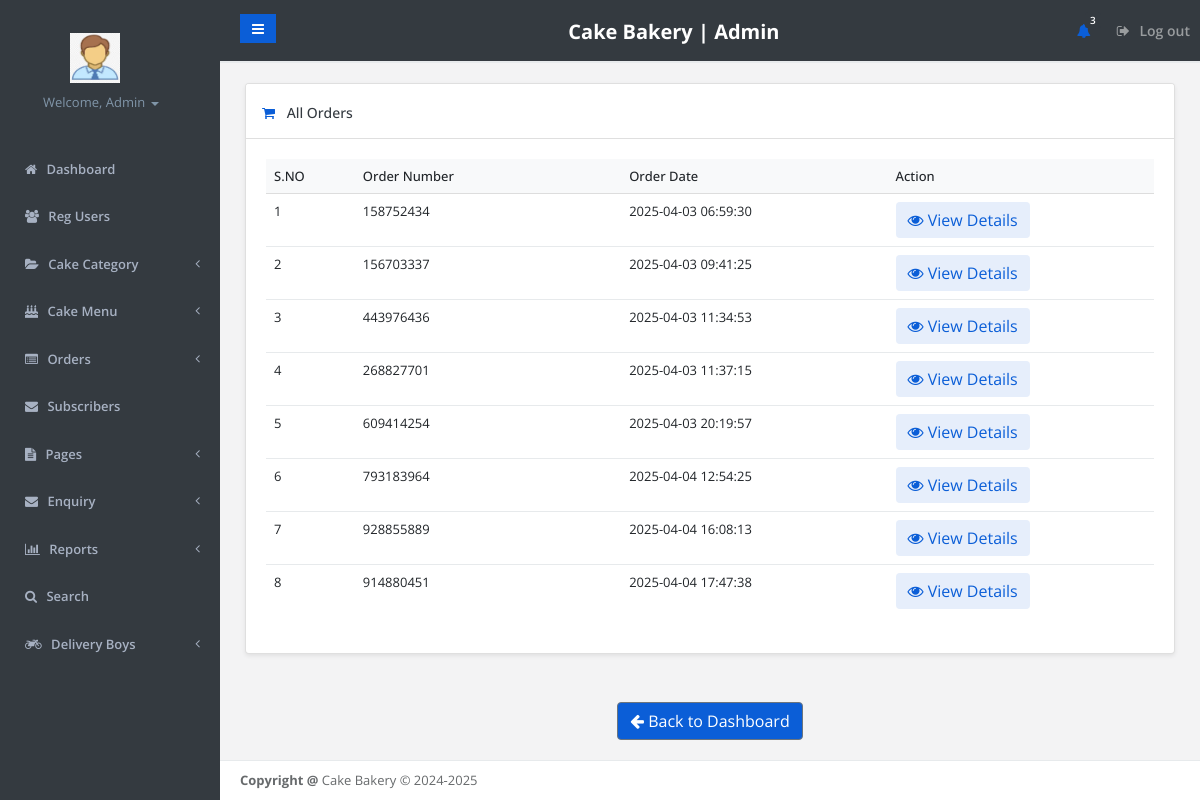
The app's page /admin/all-order.php (signed in) with its own data.
### tables this page shows
CREATE TABLE `tblorderaddresses` (
  `ID` int(11) NOT NULL,
  `UserId` char(100) DEFAULT NULL,
  `Ordernumber` varchar(50) DEFAULT NULL,
  `Flatnobuldngno` varchar(255) DEFAULT NULL,
  `StreetName` varchar(255) DEFAULT NULL,
  `Area` varchar(255) DEFAULT NULL,
  `Landmark` varchar(255) DEFAULT NULL,
  `City` varchar(255) DEFAULT NULL,
  `OrderTime` timestamp NOT NULL DEFAULT current_timestamp(),
  `OrderFinalStatus` varchar(255) DEFAULT NULL
);

### admin/all-order.php (the view, shortened to what this page needs)
<?php
    include 'includes/dbconnection.php';
?>
<!DOCTYPE html>
<html>
<head>
    <link href="css/bootstrap.min.css" rel="stylesheet">
    <link href="font-awesome/css/font-awesome.css" rel="stylesheet">
    <link href="css/plugins/iCheck/custom.css" rel="stylesheet">
    <link href="css/plugins/steps/jquery.steps.css" rel="stylesheet">
    <link href="css/animate.css" rel="stylesheet">
    <link href="css/style.css" rel="stylesheet">
</head>
<body>
    <div id="wrapper">
        <?php include_once 'includes/leftbar.php'; ?>
        <div id="page-wrapper" class="gray-bg">
            <?php include_once 'includes/header.php'; ?>
            <div class="row border-bottom">
            </div>
            <div class="wrapper wrapper-content animated fadeInRight">
                <div class="row">
                    <div class="col-lg-12">
                        <div class="card">
                            <div class="card-header">
                                <h4 class="card-title"><i class="fa fa-shopping-cart"></i> All Orders</h4>
                            </div>
                            <div class="card-body">
                                <div class="table-responsive">
                                    <table class="table table-hover">
                                        <thead>
                                            <tr>
                                                <th width="10%">S.NO</th>
                                                <th width="30%">Order Number</th>
                                                <th width="30%">Order Date</th>
                                                <th width="30%">Action</th>
                                            </tr>
                                        </thead>
                                        <tbody>
                                            <?php
                                                $ret = mysqli_query($con, "select * from tblorderaddresses");
                                                $cnt = 1;
                                                while ($row = mysqli_fetch_array($ret)) {
                                            ?>
                                            <tr>
                                                <td><?php echo $cnt; ?></td>
                                                <td><?php echo $row['Ordernumber']; ?></td>
                                                <td><?php echo $row['OrderTime']; ?></td>
                                                <td>
                                                    <a href="viewcakeorder.php?orderid=<?php echo $row['Ordernumber']; ?>" class="btn btn-view">
                                                        <i class="fa fa-eye"></i> View Details
                                                    </a>
                                                </td>
                                            </tr>
                                            <?php
                                                $cnt = $cnt + 1;
                                            }?>
                                        </tbody>
                                    </table>
                                </div>
                            </div>
                        </div>
                    </div>
                </div>
                <div class="text-center mt-4 mb-3">
                    <a style="background-color: #0B5ED7;" href="dashboard.php" class="btn btn-secondary">
                        <i class="fa fa-arrow-left"></i> Back to Dashboard
                    </a>
                </div>
            </div>
            <?php include_once 'includes/footer.php'; ?>
        </div>
    </div>
</body>
</html>

### admin/includes/leftbar.php (shortened to what this page needs)
<!DOCTYPE html>
<html lang="en">
<head>
</head>
<body>
</body>
</html>
<nav  class="navbar-default navbar-static-side" role="navigation">
    <div class="sidebar-collapse">
        <ul style="  background: #343A40 !important"; class="nav metismenu" id="side-menu">
            <li style="  background: #343A40 !important"; class="nav-header">
                <div class="dropdown profile-element">
                    <img alt="Admin Logo" class="img-fluid"
                        src="/new cake/cake/images.jpeg"
                        onerror="this.onerror=null; this.src='/new cake/cake/images.jpeg';"
                        style="width: 50px; height: 50px; margin-bottom: 10px;margin-left: 45px;" />
                    <a data-toggle="dropdown" class="dropdown-toggle" href="#">
                        <?php
                            $admid = $_SESSION['fosaid'];
                            $ret   = mysqli_query($con, "SELECT AdminName FROM tbladmin WHERE ID='$admid'");
                            $row   = mysqli_fetch_array($ret);
                            $name  = $row['AdminName'];
                        ?>
                        <span class="text-muted text-xs block"  style="margin-left: 18px;">
                            Welcome,                                                                                                                                                                                                                                                                                                                                                                                                                                                                                                                                                                                                                                                                                                                                                                                                                                                                                                                                                                                                                                                                                                                                                                                                                                                                                                                                                                                                                                                                                                                                     <?php echo htmlspecialchars($name); ?> <b class="caret"></b>
                        </span>
                    </a>
                </div>
            </li>
            <li>
                <a href="dashboard.php"><i class="fa fa-home"></i> <span class="nav-label">Dashboard</span></a>
            </li>
            <li>
                <a href="user-detail.php"><i class="fa fa-users"></i> <span class="nav-label">Reg Users</span></a>
            </li>
            <li style="  background: #343A40 !important";>
                <a href="#"><i class="fa fa-folder-open"></i> <span  class="nav-label">Cake Category</span><span class="fa arrow"></span></a>
            </li>
            <li>
                <a href="#"><i class="fa fa-birthday-cake"></i> <span class="nav-label">Cake Menu</span><span class="fa arrow"></span></a>
            </li>
            <li>
                <a href="#"><i class="fa fa-list-alt"></i> <span class="nav-label">Orders</span><span class="fa arrow"></span></a>
            </li>
            <li>
            <li><a href="subcriber.php"><i class="fa fa-envelope"></i> Subscribers</a></li>
            </li>
            <li>
                <a href="#"><i class="fa fa-file-text"></i> <span class="nav-label">Pages</span><span class="fa arrow"></span></a>
            </li>
            <li>
                <a href="#"><i class="fa fa-envelope"></i> <span class="nav-label">Enquiry</span><span class="fa arrow"></span></a>
            </li>
            <li>
                <a href="#"><i class="fa fa-bar-chart"></i> <span class="nav-label">Reports</span><span class="fa arrow"></span></a>
            </li>
            <li>
                <a href="search.php"><i class="fa fa-search"></i> <span class="nav-label">Search</span></a>
            </li>
            <li>
                <a href="#"><i class="fa fa-motorcycle"></i> <span class="nav-label">Delivery Boys</span><span class="fa arrow"></span></a>
            </li>
        </ul>
    </div>
</nav>

### admin/all-order.php (style rules this page uses)
:root { --primary-color: #0B5ED7; --secondary-color: #6c757d; --success-color: #28a745; --danger-color: #dc3545; --warning-color: #ffc107; --info-color: #17a2b8; --light-color: #f8f9fa; --dark-color: #343a40; --border-radius: 0.25rem; --box-shadow: 0 0.125rem 0.25rem rgba(0, 0, 0, 0.075); }
.card { border-radius: var(--border-radius); box-shadow: var(--box-shadow); margin-bottom: 1.5rem; }
.card-header { background-color: #fff; border-bottom: 1px solid rgba(0,0,0,.125); padding: 1rem; display: flex; justify-content: space-between; align-items: center; }
.card-title { margin-bottom: 0; color: var(--dark-color); font-weight: 500; }
.card-title i { margin-right: 0.5rem; color: var(--primary-color); }
.table { width: 100%; margin-bottom: 1rem; color: #212529; }
.table th { background-color: #f8f9fa; border-bottom: 2px solid #dee2e6; font-weight: 500; text-align: left; padding: 0.75rem; }
.table td { padding: 0.75rem; vertical-align: top; border-top: 1px solid #dee2e6; }
.btn { display: inline-block; font-weight: 400; text-align: center; white-space: nowrap; vertical-align: middle; user-select: none; border: 1px solid transparent; padding: 0.375rem 0.75rem; font-size: 1rem; line-height: 1.5; border-radius: var(--border-radius); transition: color .15s ease-in-out,background-color .15s ease-in-out,border-color .15s ease-in-out,box-shadow .15s ease-in-out; }
.btn-secondary { color: #fff; background-color: var(--secondary-color); border-color: var(--secondary-color); }
.btn-view { color: var(--primary-color); background: rgba(11, 94, 215, 0.1); border: none; text-decoration: none; }

### admin/includes/leftbar.php (style rules this page uses)
.nav { background: #343A40 !important; }
.navbar-static-side { background: #343A40 !important; }

### records on screen
tblorderaddresses: Ordernumber "158752434", OrderTime "2025-04-03 06:59:30"
tblorderaddresses: Ordernumber "156703337", OrderTime "2025-04-03 09:41:25"
tblorderaddresses: Ordernumber "443976436", OrderTime "2025-04-03 11:34:53"
tblorderaddresses: Ordernumber "268827701", OrderTime "2025-04-03 11:37:15"
tblorderaddresses: Ordernumber "609414254", OrderTime "2025-04-03 20:19:57"
tblorderaddresses: Ordernumber "793183964", OrderTime "2025-04-04 12:54:25"
tblorderaddresses: Ordernumber "928855889", OrderTime "2025-04-04 16:08:13"
tblorderaddresses: Ordernumber "914880451", OrderTime "2025-04-04 17:47:38"

### other values on screen
$name "Admin"
$num "3"
